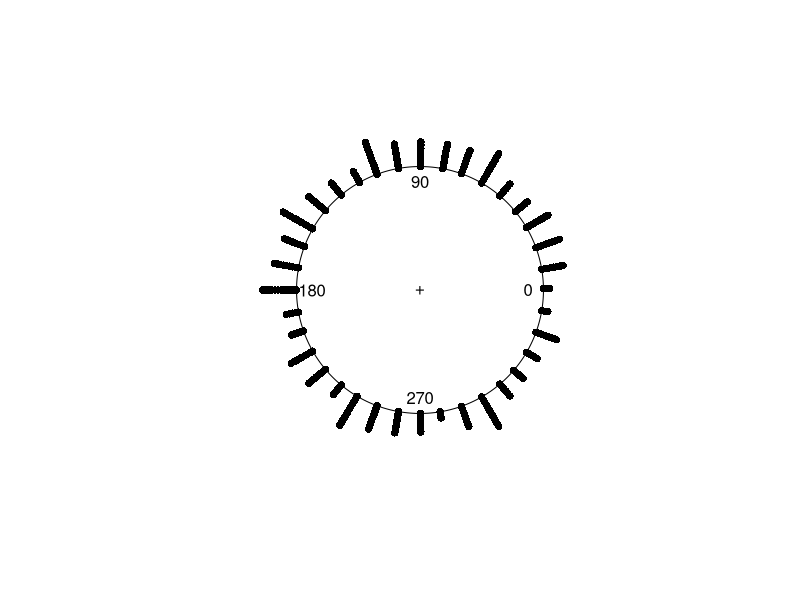

Write R code to recreate this figure.
library(circular)


### Name: fisherB9
### Title: B.9 Dance directions of bees
### Aliases: fisherB9 fisherB9direction fisherB9frequency fisherB9c
### Keywords: datasets

### ** Examples

data(fisherB9c)
plot(fisherB9c, stack=TRUE, shrink=1.5)
